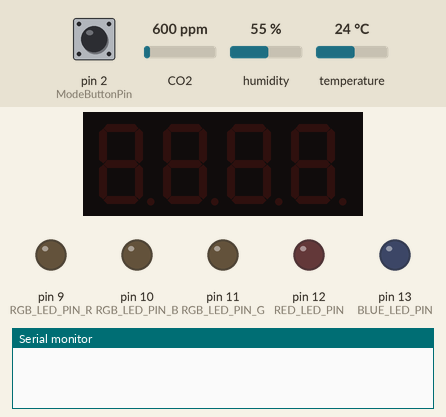
The sketch below on a simulated Arduino Uno, built with avr-gcc and run on an emulated ATmega328P. On the bench: 4-digit seven-segment display, output pins drawn as LEDs (lit = HIGH), the last lines printed to the serial monitor. The inputs (shaded band) are chosen by the test bench; at power-on: pin 2 (ModeButtonPin) LOW, humidity 55 %, CO2 600 ppm, temperature 24 °C.

Above: at 1.2 s.
1.3 s: pin 2 (ModeButtonPin) pulled HIGH for 0.15 s
At 2.4 s:
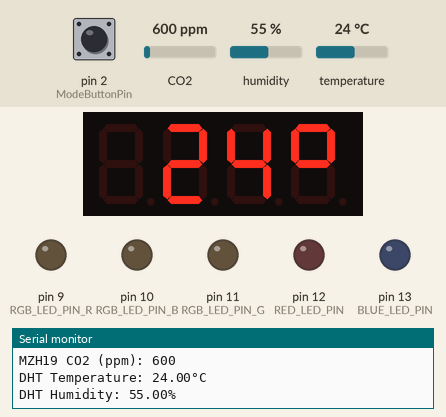
3.5 s: pin 2 (ModeButtonPin) pulled HIGH for 1 s
At 4.6 s:
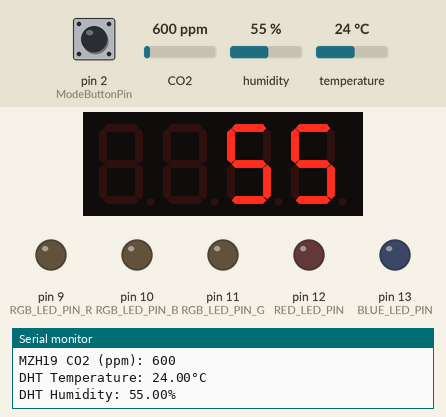
6.0 s: humidity set to 31 %
At 6.6 s:
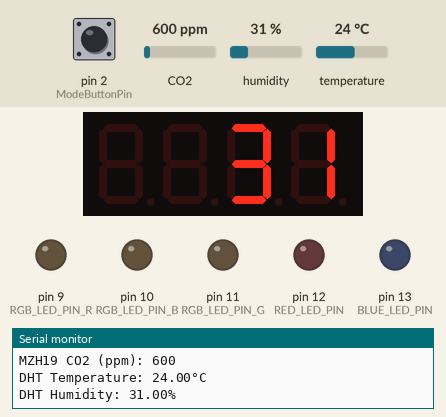
7.6 s: humidity set to 28 %
At 8.7 s:
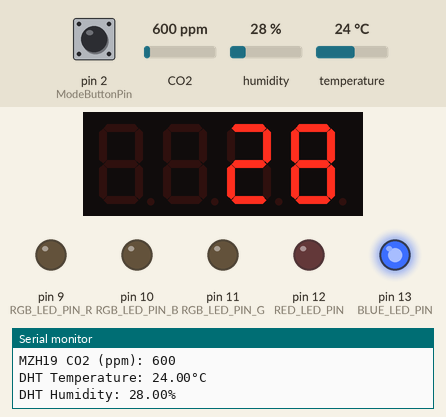
9.7 s: CO2 set to 776 ppm
11.4 s: CO2 set to 840 ppm
At 12.8 s:
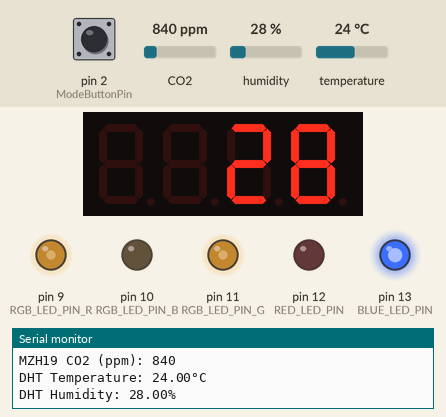
Timing chart, 0 to 14.4 s (numbered marks = the images above; inputs shaded):
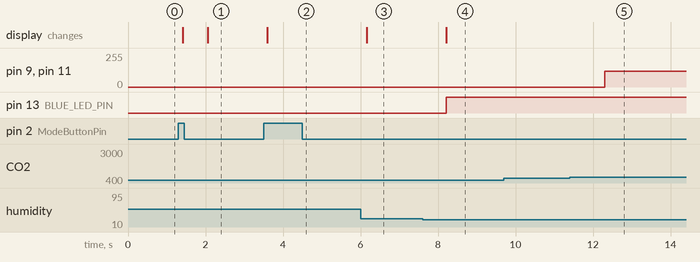

The sketch:

meteo.ino
```cpp
#include <Arduino.h>
#include <TM1637Display.h>
#include "MHZ19.h"
#include <SoftwareSerial.h>
#include <Adafruit_Sensor.h>
#include <DHT.h>
#include <DHT_U.h>

// Display connection pins (Digital Pins)
#define DISPLAY_CLK SCL
#define DISPLAY_DIO SDA
TM1637Display display(DISPLAY_CLK, DISPLAY_DIO);

// MHZ19 sensor
#define MHZ19_RX_PIN 8                                     // Rx pin which the MHZ19 Tx pin is attached to
#define MHZ19_TX_PIN 7                                     // Tx pin which the MHZ19 Rx pin is attached to
#define BAUDRATE 9600                                      // Device to MH-Z19 Serial baudrate (should not be changed)
MHZ19 myMHZ19;                                             // Constructor for library
SoftwareSerial mySerial(MHZ19_RX_PIN, MHZ19_TX_PIN);       // (Uno example) create device to MH-Z19 serial
unsigned long mhz19DataTimer = 0;

// DHT sensor
#define DHTPIN   A3
#define DHTTYPE  DHT22
DHT_Unified dht(DHTPIN, DHTTYPE);
uint32_t DHTdelayMS;

// Change mode button
const int ModeButtonPin = 2; // Mode button pin
int buttonState = 0;         // current state of the button
int lastButtonState = 0;     // previous state of the button

// LED
const int RED_LED_PIN = 12;
const int BLUE_LED_PIN = 13;
const int RGB_LED_PIN_R = 9;
const int RGB_LED_PIN_G = 11;
const int RGB_LED_PIN_B = 10;

// Global variables
int mode = 0;
int co2 = 0;
double temperature = 0;
double humidity = 0;
unsigned long dataCollectionTimer = 0;

void setup() {
  Serial.begin(9600);                                     // Device to serial monitor feedback

  // MZH19 setup
  mySerial.begin(BAUDRATE);                               // (Uno example) device to MH-Z19 serial start
  myMHZ19.begin(mySerial);                                // *Serial(Stream) refence must be passed to library begin().
  myMHZ19.autoCalibration(false);

  // DHT setup
  dht.begin();

  // Change mode button setup
  pinMode(ModeButtonPin, INPUT);

  // LED setup
  pinMode(RED_LED_PIN, OUTPUT);
  pinMode(BLUE_LED_PIN, OUTPUT);
  pinMode(RGB_LED_PIN_R, OUTPUT);
  pinMode(RGB_LED_PIN_G, OUTPUT);
  pinMode(RGB_LED_PIN_B, OUTPUT);

  // Display setup
  display.setBrightness(0x0f);
}

void loop()
{
  readChangeModeButton();

  if (millis() - dataCollectionTimer >= 2000) {
    readMHZ19();
    readDHT();
    displayData(false, mode);
    showAlerts();
    dataCollectionTimer = millis();
  }
}

void showAlerts() {
  if (temperature < 18 or temperature > 26) {
    digitalWrite(RED_LED_PIN, HIGH);
  } else {
    digitalWrite(RED_LED_PIN, LOW);
  }

  if (humidity < 30 or humidity > 60) {
    digitalWrite(BLUE_LED_PIN, HIGH);
  } else {
    digitalWrite(BLUE_LED_PIN, LOW);
  }

  if (co2 < 800) {
    RGB_color(0, 0, 0);     // No light
  } else if (co2 >= 800 and co2 < 1000) {
    RGB_color(120, 120, 0); // Yellow
  } else if (co2 >= 1000 and co2 <= 1400) {
    RGB_color(255, 30, 40);  // Orange
  } else if (co2 > 1400) {
    RGB_color(255, 0, 0);   // Red
  }
}

void displayData(bool cleanup, int mode) {
  if (cleanup) {
    display.clear();
  }

  if (mode == 1) {
    displayTemperature(temperature);
  } else if (mode == 2) {
    displayHumidity(humidity);
  } else if (mode == 3) {
    displayCO2(co2);
  }
}

void displayCO2(int value) {
  display.showNumberDec(value, false);
}

void displayTemperature(double value) {
  uint8_t data[] = { 0x00, 0x00, 0x00, SEG_A | SEG_B | SEG_F | SEG_G };
  display.setSegments(data);
  display.showNumberDec(round(value), false, 2, 1);
}

void displayHumidity(double value) {
  display.showNumberDec(round(value), false);
}

void readChangeModeButton() {
  // read the pushbutton input pin:
  buttonState = digitalRead(ModeButtonPin);

  // compare the buttonState to its previous state
  if (buttonState != lastButtonState) {
    // if the state has changed, increment the counter
    if (buttonState == HIGH) {
      // if the current state is HIGH then the button went from off to on:
      mode++;
      if (mode > 3) {
        mode = 1;
      }
      Serial.print("change mode to: ");
      Serial.println(mode);
    }
    // Delay a little bit to avoid bouncing
    delay(50);

    lastButtonState = buttonState;

    displayData(true, mode);
  }
}

void readDHT() {
  // Get temperature event and print its value.
  sensors_event_t event;
  dht.temperature().getEvent(&event);
  if (isnan(event.temperature)) {
    Serial.println(F("DHT Error reading temperature!"));
  }
  else {
    Serial.print(F("DHT Temperature: "));
    Serial.print(event.temperature);
    Serial.println(F("°C"));

    temperature = event.temperature;
  }

  // Get humidity event and print its value.
  dht.humidity().getEvent(&event);
  if (isnan(event.relative_humidity)) {
    Serial.println(F("DHT Error reading humidity!"));
  }
  else {
    Serial.print(F("DHT Humidity: "));
    Serial.print(event.relative_humidity);
    Serial.println(F("%"));

    humidity = event.relative_humidity;
  }
}

void readMHZ19() {
  co2 = myMHZ19.getCO2();                              // Request CO2 (as ppm)
  Serial.print("MZH19 CO2 (ppm): ");
  Serial.println(co2);
}

void RGB_color(int red_light_value, int green_light_value, int blue_light_value)
 {
  analogWrite(RGB_LED_PIN_R, red_light_value);
  analogWrite(RGB_LED_PIN_G, green_light_value);
  analogWrite(RGB_LED_PIN_B, blue_light_value);
}
```

Measured:
- the behaviour switches between 30 and 29 % on humidity (found by bisection; images 3 and 4)
- the behaviour switches between 799 and 800 ppm on CO2 (found by bisection; images 4 and 5)
- after the input at 1.3 s, the display: first changes after 0.11 s (image 1 shows a later state)
- after the input at 3.5 s, the display: changes after 0.09 s (image 2)
- after the input at 6.0 s, the display: changes after 0.16 s (image 3)
- after the input at 7.6 s, pin 13 (BLUE_LED_PIN): LOW → HIGH after 0.61 s; the display: changes after 0.61 s (image 4)
- after the input at 11.4 s, pin 9 (RGB_LED_PIN_R), pin 11 (RGB_LED_PIN_G): 0/255 → 120/255 after 0.90 s
